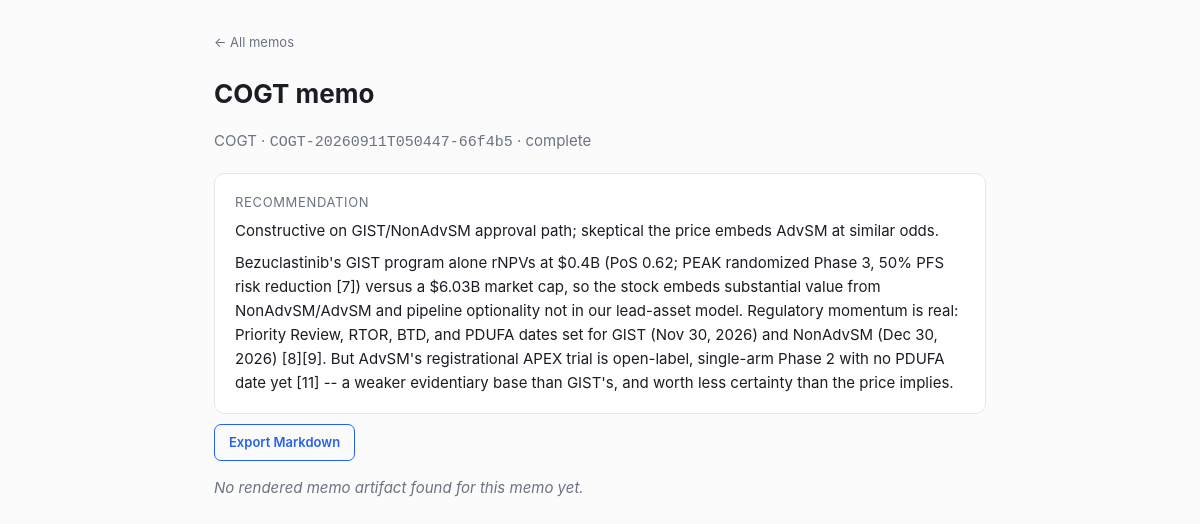
/memo/COGT-20260911T050447-66f4b5, run on the app's committed database.
### tables this page shows
CREATE TABLE memos (
    memo_id TEXT PRIMARY KEY,
    company TEXT NOT NULL,
    status TEXT NOT NULL,
    recommendation TEXT,
    thesis TEXT,
    notes TEXT,
    created_at TEXT NOT NULL
);

### app/server.py (the view)
    @app.route("/memo/<memo_id>")
    def memo_view(memo_id: str):
        s = store()
        try:
            memo = s.get_memo(memo_id)
            if memo is None:
                abort(404)
            rendered = load_rendered(memo_id)
            has_artifact = rendered is not None
            sections = _ordered_sections(rendered) if rendered else []
        finally:
            s.close()
        view_sections = [
            _section_for_template(memo_id, app.config["DATA_DIR"], sec)
            for sec in sections
        ]
        return render_template(
            "memo.html",
            memo=memo,
            has_artifact=has_artifact,
            title=(rendered or {}).get("title") or f"{memo.company} memo",
            sections=view_sections,
        )

### memo/ledger/store.py (called while the page is built)
    def get_memo(self, memo_id: str) -> Optional[MemoRecord]:
        row = self._conn.execute(
            "SELECT * FROM memos WHERE memo_id = ?", (memo_id,)
        ).fetchone()
        return self._memo_from_row(row) if row else None

    def close(self) -> None:
        self._conn.close()

    @staticmethod
    def _memo_from_row(row: sqlite3.Row) -> MemoRecord:
        return MemoRecord(
            memo_id=row["memo_id"], company=row["company"], status=row["status"],
            recommendation=row["recommendation"], thesis=row["thesis"],
            notes=row["notes"] or "", created_at=row["created_at"],
        )

### app/templates/memo.html (shortened to what this page needs)
{% extends "base.html" %}
{% block crumb %}<div class="crumb"><a href="{{ url_for('index') }}">← All memos</a></div>{% endblock %}
{% block body %}
  <h1>{{ title }}</h1>
  <p class="muted">{{ memo.company }} · <code>{{ memo.memo_id }}</code> · {{ memo.status }}</p>
  <div class="lead">
    <div class="rec">Recommendation</div>
    <p class="recommendation">{{ memo.recommendation or "—" }}</p>
    {% if memo.thesis %}<p class="thesis">{{ memo.thesis }}</p>{% endif %}
  </div>
  <div class="actions">
    <a class="btn" href="{{ url_for('export_markdown', memo_id=memo.memo_id) }}">Export Markdown</a>
  </div>
  {% if not has_artifact %}
    <p class="empty">No rendered memo artifact found for this memo yet.</p>
  {% endif %}
{% endblock %}

### app/templates/base.html (style rules this page uses)
:root { --ink:#1a1d24; --muted:#6b7280; --line:#e5e7eb; --accent:#2563eb; --bg:#fbfbfc; }
* { box-sizing: border-box; }
body { margin:0; font:15px/1.6 -apple-system,BlinkMacSystemFont,"Segoe UI",Roboto,Helvetica,Arial,sans-serif; color:var(--ink); background:var(--bg); }
a { color: var(--accent); }
h1 { font-size: 26px; margin: 0 0 4px; }
.crumb { font-size: 13px; margin-bottom: 20px; }
.crumb a { color: var(--muted); text-decoration: none; }
.muted { color: var(--muted); }
.lead { background:#fff; border:1px solid var(--line); border-radius:10px; padding:18px 20px; margin:18px 0 8px; }
.lead .rec { font-size:13px; text-transform:uppercase; letter-spacing:.05em; color:var(--muted); }
.lead .recommendation { margin:6px 0 0; }
.lead .thesis { margin:8px 0 0; }
.actions { margin:10px 0 0; }
.btn { display:inline-block; padding:7px 14px; border:1px solid var(--accent); border-radius:7px; color:var(--accent); text-decoration:none; font-size:13px; font-weight:600; }
.empty { color:var(--muted); font-style:italic; }

### data on the page
memos: company "COGT", memo_id "COGT-20260911T050447-66f4b5", status "complete", recommendation "Constructive on GIST/NonAdvSM approval path; skeptical the price embeds AdvSM at similar odds.", thesis "Bezuclastinib's GIST program alone rNPVs at $0.4B (PoS 0.62; PEAK randomized Phase 3, 50% PFS risk reduction [7]) versus a $6.03B market cap, so the stock embeds substantial value from NonAdvSM/AdvSM and pipeline optionality not in our lead-asset model. Regulatory momentum is real: Priority Review, RTOR, BTD, and PDUFA dates set for GIST (Nov 30, 2026) and NonAdvSM (Dec 30, 2026) [8][9]. But AdvSM's registrational APEX trial is open-label, single-arm Phase 2 with no PDUFA date yet [11] -- a weaker evidentiary base than GIST's, and worth less certainty than the price implies."

### other printed values
{{ title }} "COGT memo"
